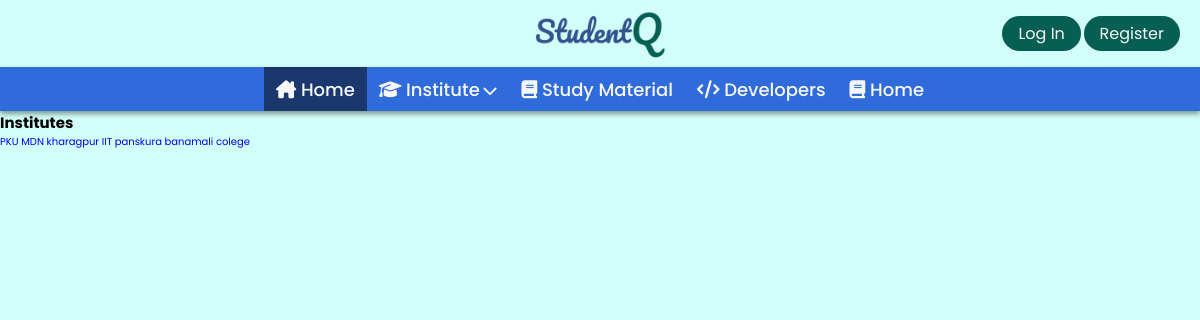
Page /institute/ on the earlier database version.
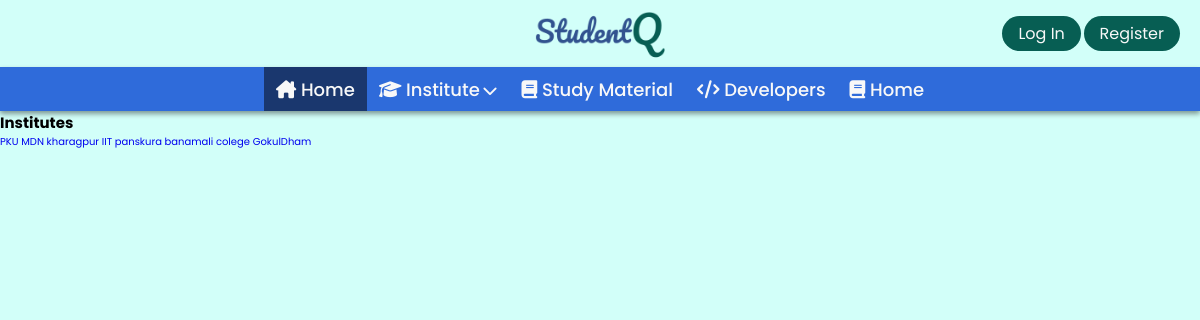
Same page on the later database version.
### Base/models.py (models this page shows, shortened)
class Institute(models.Model):
    name = models.CharField(max_length=200)

### Base/views.py (the view)
# urls.py: path('institute/',views.Institutes, name='institute'),
def Institutes(request):
    all_institutes = Institute.objects.all()
    context ={}
    context["all_institutes"] = all_institutes
    return render(request, "institute.html", context)

### Base/templates/institute.html
{% extends "main.html" %}
{% block body %}
<h2>Institutes</h2>
{% for instut in all_institutes %}
<a href="{% url 'notices' instut.id  %}">{{instut.name}}</a>
{% endfor %}
{% endblock body %}

Differences in the rows shown:
added Institute: name "GokulDham"
